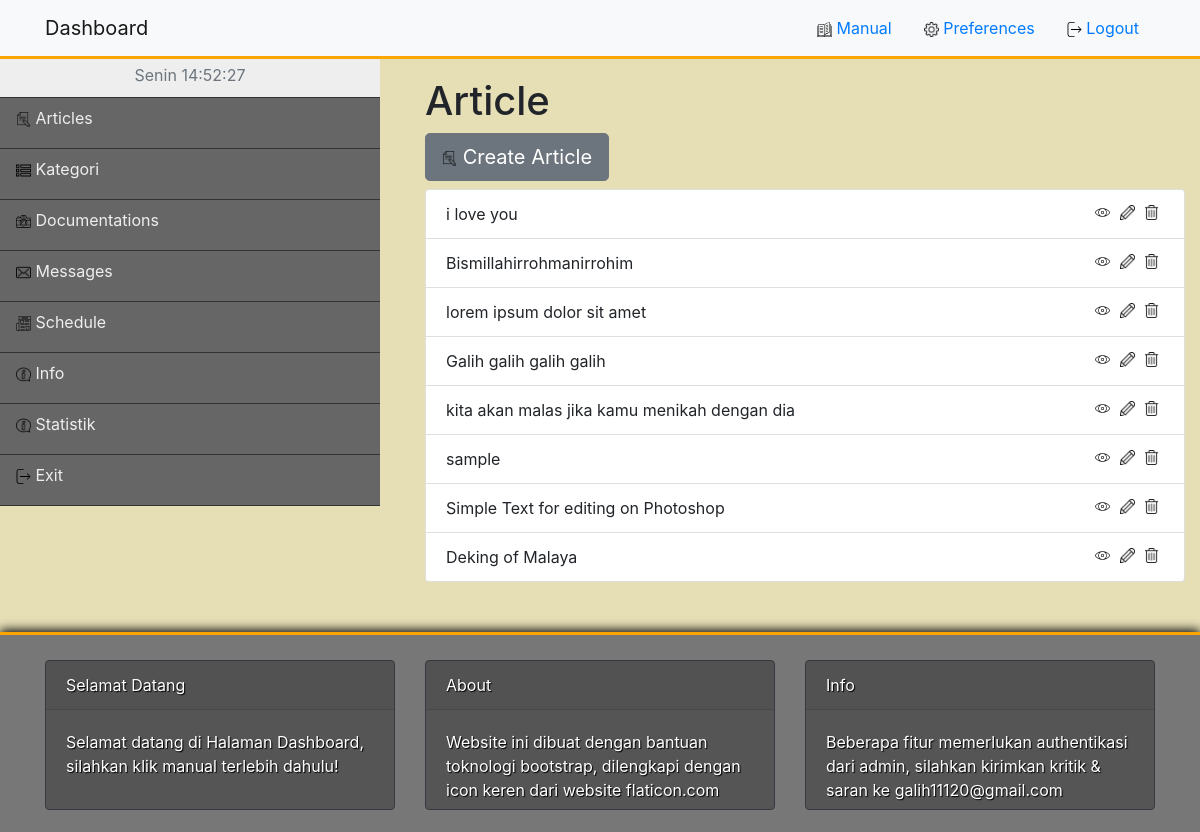
The app's page /admin (signed in) with its own data.
### tables this page shows
CREATE TABLE `artikel` (
  `id_artikel` int(11) NOT NULL AUTO_INCREMENT,
  `judul_artikel` varchar(100) NOT NULL,
  `waktu_artikel` date DEFAULT NULL,
  `id_kategori` int(11) NOT NULL,
  `id_user` int(11) NOT NULL,
  `isi_artikel` longtext,
  `gambar_artikel` varchar(255) DEFAULT NULL,
  PRIMARY KEY (`id_artikel`),
  KEY `id_kategori` (`id_kategori`),
  KEY `id_user` (`id_user`),
  CONSTRAINT `artikel_ibfk_1` FOREIGN KEY (`id_kategori`) REFERENCES `kategori` (`id_kategori`) ON DELETE CASCADE,
  CONSTRAINT `artikel_ibfk_2` FOREIGN KEY (`id_user`) REFERENCES `user` (`id_user`) ON DELETE CASCADE
);

### functions.php (called while the page is built, shortened)
<?php
$host = "localhost";
$username = "galih";
$password = "galih";
$db_name = "majelis";
$conn = mysqli_connect($host,$username,$password,$db_name);
function query($data){
    global $conn;
    $result = mysqli_query($conn, $data);
    $rows = [];
    while($row = mysqli_fetch_assoc($result)){
        $rows[]=$row;
    }
    return $rows;
}

### admin/index.php (the view, shortened to what this page needs)
<?php
require_once '../functions.php';
$warna = $_SESSION['warna'];
$query = "SELECT * FROM artikel ORDER BY id_artikel DESC";
$artikel = query($query);
?>
<!DOCTYPE html>
<html>
<head>
    <link rel="stylesheet" type="text/css" media="screen" href="../assets/css/bootstrap.min.css">
    <link rel="stylesheet" type="text/css" media="screen" href="../assets/css/style.css" />
    <link rel="stylesheet" type="text/css" media="screen" href="../assets/css/styleAdmin.css" />
</head>
<body style="background-color:rgb("<?=$warna;?>");">
<section>
    <nav class="navbar navbar-light bg-light">
        <div class="container">
         <a class="navbar-brand" href="index.php">Dashboard</a>
             <ul class="nav justify-content-end">
                  <li class="nav-item">
                     <a class="nav-link active" href="manual.php">
                       <img src="../assets/ico/open-book.svg"  class="icon">
                       Manual</a>
                    </li>
                   <li class="nav-item">
                   <a class="nav-link" href="preferences.php">
                <img src="../assets/ico/preferences.png"  class="icon">
                Preferences</a>
                     </li>
                     <li class="nav-item">
                      <a class="nav-link" href="../logout.php" >
              <img src="../assets/ico/logout.svg"  class="icon">
                Logout</a>
            </li>
        </ul>
    </div>
</nav>
</section>
<section id="artikel">
    <div class="row">
        <div class="col-md-4 ">
            <ul class="nav flex-column">
                <li class="nav-item text-center text-muted" id="time">
                </li>
                <li class="nav-item navigasi">
                  <a class="nav-link active" href="#" id="article">
                      <img src="../assets/ico/story.png"  class="icon">
                    Articles</a>
                </li>
                <li class="nav-item navigasi">
                  <a class="nav-link" href="kategori.php" id="kategori" >
                      <img src="../assets/ico/list.svg"  class="icon">
                    Kategori</a>
                </li>
                <li class="nav-item navigasi">
                  <a class="nav-link" href="documents.php" id="documentation">
                      <img src="../assets/ico/camera.svg"  class="icon">
                    Documentations</a>
                </li>
                <li class="nav-item navigasi">
                  <a class="nav-link" href="contact.php" id="message">
                      <img src="../assets/ico/message.png"  class="icon">
                    Messages</a>
                </li>
                <li class="nav-item navigasi">
                  <a class="nav-link" href="jadwal.php" id="schedule">
                      <img src="../assets/ico/newspaper.svg"  class="icon">
                    Schedule</a>
                </li>
                <li class="nav-item navigasi">
                  <a class="nav-link" href="info.php" id="info">
                      <img src="../assets/ico/information.png"  class="icon">
                    Info</a>
                </li>
                <li class="nav-item navigasi">
                  <a class="nav-link" href="statistik.php" id="statistik">
                      <img src="../assets/ico/information.png"  class="icon">
                    Statistik</a>
                </li>
                <li class="nav-item navigasi">
                  <a class="nav-link " href="../logout.php">
                      <img src="../assets/ico/logout.svg"  class="icon">
                    Exit</a>
                </li>
              </ul>
        </div>
        <div class="col-md-8">
        <div class="container">
                <h1 class="mt-4">Article</h1>
            <button type="button" class="btn btn-secondary btn-lg mb-2 " data-toggle="modal" data-target="#exampleModalCenter">
                <img src="../assets/ico/story.png"  class="icon">
                Create Article
            </button>
<div id="content">
                        <ul class="list-group ">
                        <?php foreach($artikel as $r) : ?>
                            <li class="list-group-item">
                               <?= $r['judul_artikel'];?>
                                <a href="hapus.php?id=<?=$r['id_artikel'];?>&type=artikel" class="badge float-right hapusartikel" onclick="return confirm('apakah anda yakin?');">
                                    <img src="../assets/ico/delete.png"  class="icon">
                                </a>
                                <a href="update.php?id=<?=$r['id_artikel'];?>&type=artikel" class="badge float-right" >
                                    <img src="../assets/ico/pencil.png"  class="icon">
                                </a>
                                <a href="detail.php?id=<?=$r['id_artikel'];?>&type=artikel" class="badge float-right showartikel">
                                    <img src="../assets/ico/eye.png"  class="icon">
                                </a>
                            </li>
                        <?php endforeach;?>
                        </ul>
                    </div>
                    </div>
            </div>
        </div>
</section>
<footer>
<div class="container">
    <div class="row">
        <div class="col-md-4">
            <div class="card border-dark mb-3 info">
            <div class="card-header">Selamat Datang</div>
                    <div class="card-body text-dark">
                        <p class="card-text">Selamat datang di Halaman Dashboard, silahkan klik manual terlebih dahulu!</p>
                    </div>
            </div>
        </div>
        <div class="col-md-4">
            <div class="card border-dark mb-3 info">
            <div class="card-header">About</div>
                <div class="card-body text-dark">
                     <p class="card-text">Website ini dibuat dengan bantuan toknologi bootstrap, dilengkapi dengan icon keren dari website flaticon.com </p>
                </div>
            </div>
        </div>
        <div class="col-md-4">
            <div class="card border-dark mb-3 info">
            <div class="card-header">Info</div>
                <div class="card-body text-dark">
                    <p class="card-text">Beberapa fitur memerlukan authentikasi dari admin, silahkan kirimkan kritik & saran ke galih11120@gmail.com</p>
                </div>
            </div>
        </div>
    </div>
</div>
</footer>
</body>
</html>

### assets/css/style.css (style rules this page uses)
html { min-width: 400px; background-size: 550px 550px; }
img.icon { width: 15px; }

### assets/css/styleAdmin.css (style rules this page uses)
body { background-color: rgba(228, 221, 176, 0.918); }
.navbar { border-bottom: 3px solid orange; position: absolute; z-index: 999; left: 0px; right: 0px; top: 0px; min-width: 800px; }
section#artikel { margin-top: 53px; margin-bottom: 250px; }
.row li.nav-item:first-child { background-color: #eee; height: 45px; line-height: 45px; }
.row li.nav-item { background-color: #666; }
.row li.nav-item a { color: #eee; height: 50px; }
img.icon { width: 15px; }
.row li.nav-item { color: #333; border-bottom: 1px solid #333; }
footer { height: 200px; position: fixed; bottom: 0px; right: 0px; left: 0px; background-color: #777; border-top: 3px solid orange; z-index: 999; box-shadow: 0px -2px 10px #000; }
div.info { height: 150px; margin-top: 25px; background-color: #555; color: #fff; text-shadow: 1px 1px 1px #000; }
div.info p.card-text { color: #fff; text-shadow: 1px 1px 1px #000; }

### records on screen
artikel: judul_artikel "i love you"
artikel: judul_artikel "Bismillahirrohmanirrohim"
artikel: judul_artikel "lorem ipsum dolor sit amet"
artikel: judul_artikel "Galih galih galih galih"
artikel: judul_artikel "kita akan malas jika kamu menikah dengan dia"
artikel: judul_artikel "sample"
artikel: judul_artikel "Simple Text for editing on Photoshop"
artikel: judul_artikel "Deking of Malaya"
